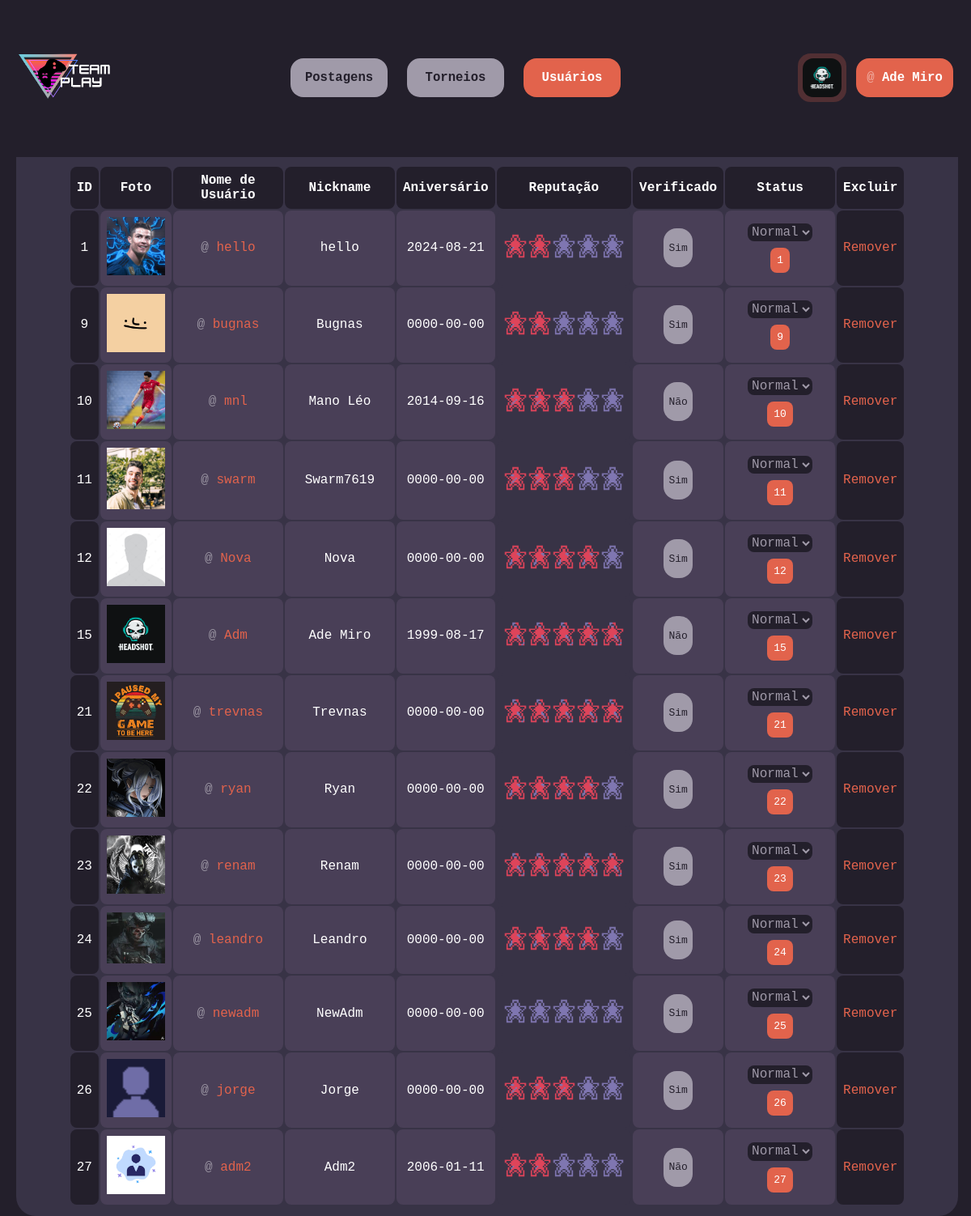
The page /public/html/adm/adm.php?users (signed in) on the database its author committed.
### tables this page shows
CREATE TABLE `users` (
  `id` int(11) NOT NULL,
  `username` varchar(255) NOT NULL,
  `nickname` varchar(255) NOT NULL,
  `email` varchar(255) NOT NULL,
  `password` varchar(255) NOT NULL,
  `token` varchar(11) NOT NULL,
  `level` int(3) NOT NULL,
  `verified` int(3) NOT NULL,
  `status` int(3) NOT NULL,
  `birthday` date NOT NULL,
  `picture` varchar(255) NOT NULL,
  `region` varchar(2) NOT NULL,
  `join_date` date NOT NULL,
  `socials` varchar(1000) NOT NULL,
  `favorite_game` int(3) NOT NULL,
  `games` varchar(1000) NOT NULL,
  `gameplay` varchar(255) NOT NULL,
  `description` varchar(255) NOT NULL,
  `reputation` varchar(50) NOT NULL
);

### public/html/adm/adm.php (the view, shortened to what this page needs)
<!DOCTYPE html>
<html lang="pt-br">
<head>
    <link rel="stylesheet" href="../../css/global.css">
    <link rel="stylesheet" href="../../css/styleTour.css">
    <link rel="stylesheet" href="../../css/styleADM.css">
    <?php
    include '../../../backend/classes/conn.php';
    $logged = false;
    if (isset($_SESSION['username'])) {
        $logged = true;
    }
    ?>
</head>
<body>
<div class="main">
<div class="content">
<div class="toolbar">
    <div class="logo">
        <a href="../index.php">
            <img src="../../assets/Logo_Full.png" style="width: 10vw;" alt="TeamPlay">
        </a>
    </div>
    <div class="pages">
        <a href="adm.php?posts">
        <button class="toolbutton  <?php if(isset($_GET['posts'])){ echo 'active'; }?>" id="pghome"><h1>Postagens</h1></button></a>
        <a href="adm.php?torneios">
        <button class="toolbutton  <?php if(isset($_GET['torneios'])){ echo 'active'; }?>" id="pgtrn"><h1>Torneios</h1></button></a>
        <a href="adm.php?users">
        <button class="toolbutton  <?php if(isset($_GET['users'])){ echo 'active'; }?>" id="pgfrn"><h1>Usuários</h1></button></a>
    </div>
    <div class="userarea">
        <?php if ($logged) { ?>
        <div class="pfpimg" style="background-color: var(--mag-a);">
        <img src="../<?php echo $_SESSION['pfp']; ?>" alt="User">
        </div>
        <?php } ?>
        <a href="../<?php echo $logged ? 'user.php' : 'login.php'?>">
    <button class="toolbutton active" id="pghome"><h1><?php echo '<span class="at">@ </span><span>'.$_SESSION["nickname"].'</span>'?></h1></button></a>
    </div>
</div>
<div class="page">
    <div class="con_adm">
        <h1>Painel de Controle
    <?php
        if(isset($_GET['users'])){
            ?> - Usuários</h1>
                <table class="tabela">
                <tr>
                    <th>ID</th>
                    <th>Foto</th>
                    <th>Nome de Usuário</th>
                    <th>Nickname</th>
                    <th>Aniversário</th>
                    <th>Reputação</th>
                    <th>Verificado</th>
                    <th>Status</th>
                    <th>Excluir</th>
                </tr>
                <?php
                $sql_users = "SELECT * FROM users";
                $res = $conn -> query($sql_users);
                for($i = 0; $i < $res ->num_rows; $i++){
                $linha = $res -> fetch_assoc();
                if($linha['verified']==0){
                    $verificado= "<button class='toolbutton mini'>Sim</button>";
                    $verifica=0;
                }
                else{
                    $verificado= "<button class='toolbutton mini'>Não</button>";
                    $verifica = 1;
                }
                $t1="value='1'";
                $t2="value='2'";
                $t3="value='3'";
                if ($linha['picture'] == '' || $linha['picture'] == '-' || $linha['picture'] == ' ' || $linha['picture'] == '...' || $linha['picture'] == '../assets/profile_pics/') {
                    $pfp = '../assets/user.png';
                } else {
                    $pfp = $linha['picture'];
                }
                if ($linha['reputation'] == '') {
                    $linha['reputation'] = 0;
                }
                if($linha['status']==1){
                    $t1="value='1' selected";
                }
                echo "<tr class='center'><td style='background-color: var(--black);' class='center' style='width: 4vw'>".$linha['id']."</td>";
                echo "<td><img src='../".$pfp."' style='width: 6vw; height: auto' padding='0px' height='120px'></td>";
                echo "<td class='center' style='width: 10vw'><a href='../user.php?uid=".$linha['id']."'><span class='at'>@ </span>".$linha['username']."</a></td>";
                echo "<td class='center' style='width: 10vw'>".$linha['nickname']."</td>";
                echo "<td>".$linha['birthday']."</td>";
                echo "<td style='background-color: var(--shade1)'><img title=".$linha['reputation']." style='height: 4vh;' src='../../assets/icons/rating_".round($linha['reputation'], 0, PHP_ROUND_HALF_DOWN).".png' alt='Estrelas'></td>";
                echo "<td class='center'><a href='adm.php?id=".$linha['id']."&verifica=".$verifica."'>".$verificado."</a></td>";
                echo "
                <td class='center' style='width: 10vw'>
                <form type='post'><select id='menu1' name='type' value='3' required='true' class='sel'>
                <option ".$t1."><strong>Normal</strong></option>
                <option ".$t2."><strong>Mutado</strong></option>
                <option ".$t3."><strong>Banido</strong></option>
                </select><br><input class='toolbutton mini active' type='submit' name='id' value='".$linha['id']."'></form></td>";
                echo "<td style='background-color: var(--black)'><a href='delete_user.php?id=".$linha['id']."'>Remover</a></td>";
                }
                ?>
                </table>
            </div>
            <?php
        }
    ?>
</body>
</html>

### public/css/global.css (style rules this page uses)
* { font-family: monospace; }
:root { --will: white; --mag: #e04358; --light: #7f76b1; --shade1: #4a3679; --shade2: #574588; --black: #2d2346; --void: #1c1431; --error: #ff1900; --mag-a: #c51c6b75; --shade-a: #443a7f71; --shade2-a: #5745888e; --black-a: #1c1636a4; height: 97%; scroll-behavior: smooth; }

### public/css/styleTour.css (style rules this page uses)
body { background-color: var(--black); font-family: monospace; color: var(--will); overflow-x: hidden; height: 100%; align-items: center; left: 1%; }
.main { width: 100%; height: 100%; display: inline-flex; background-color: var(--black); top: 0%; position: absolute; font-size: large; }
.content { width: 100%; }
.logo { background: none; border: none; }
.logo img { transition: .5s; }
.toolbutton { transition: .5s; height: 6vh; width: 10vw; border: none; border-radius: 2vh; font-size: .6rem; color: var(--black); display: inline-flex; background-color: var(--light); align-items: center; justify-content: center; }
.toolbutton.active { font-size: .6rem; background-color: var(--mag); color: var(--will); }
.toolbar { padding-inline: 2%; display: flex; justify-content: space-between; align-items: center; width: 96.5%; height: 13%; top: -0.1%; left: -1%; position: absolute; background-color: var(--black); z-index: 2; }
.pages { display: flex; gap: 2vw; }
.pfpimg { width: 5vw; height: 5vw; display: flex; align-items: center; justify-content: center; background-color: var(--shade2); border-radius: 1.2rem; margin-right: 1vw; }
.pfpimg img { width: 80%; border-radius: 1rem; }
.userarea { max-width: 25%; display: flex; justify-content: center; align-items: center; }
.at { color: rgba(255, 255, 255, 0.436); }
.page { color: var(--will); display: flex; justify-content: normal; width: 91%; height: fit-content; background-color: var(--black); color: var(--light); font-family: monospace; top: 12vh; left: 6vw; position: absolute; padding: 1%; }
a { text-decoration: none; color: var(--mag); }

### public/css/styleADM.css (style rules this page uses)
* { --will: white; --mag: #e2634c; --light: #a09aa9; --shade1: #383346; --shade2: #493f57; --black: #231f2b; --void: #07060c; --mag-a: #e2624c3d; }
body { background-color: var(--black); font-family: monospace; color: var(--will); overflow-x: hidden; height: 100%; align-items: center; left: 1%; }
.main { width: 100%; height: 100%; display: inline-flex; background-color: var(--black); top: 0%; position: absolute; }
.content { width: 100%; }
.logo { background: none; border: none; }
.logo img { transition: .5s; }
.toolbutton { transition: .5s; height: 6vh; width: 10vw; border: none; border-radius: 2vh; font-size: .6rem; color: var(--black); display: inline-flex; background-color: var(--light); align-items: center; justify-content: center; }
.toolbutton.active { font-size: .6rem; background-color: var(--mag); color: var(--will); }
.toolbar { padding-inline: 2%; display: flex; justify-content: space-between; align-items: center; width: 96.5%; height: 13%; top: -0.1%; left: -1%; position: absolute; background-color: var(--black); z-index: 2; }
.pages { display: flex; gap: 2vw; }
.pfpimg { width: 5vw; height: 5vw; display: flex; align-items: center; justify-content: center; background-color: var(--shade2); border-radius: 1.2rem; margin-right: 1vw; }
.pfpimg img { width: 80%; border-radius: 1rem; }
.userarea { max-width: 25%; display: flex; justify-content: center; align-items: center; }
.at { color: rgba(255, 255, 255, 0.436); }
.page { color: var(--will); display: flex; justify-content: space-evenly; width: 95vw; height: fit-content; background-color: var(--black); color: var(--light); font-family: monospace; top: 14vh; left: 1vw; position: absolute; padding: 1%; }
.page { display: flex; gap: 2vw; background-color: var(--shade1); border-radius: 2vw; overflow: auto; height: fit-content; }
.con_adm h1 { color: var(--will); }
th { background-color: var(--black); border-radius: 1vh; padding: 1vh; color: var(--will); }
td { background-color: var(--shade2); border-radius: 1vh; padding: 1vh; color: var(--will); overflow: hidden; }
.center { text-align: center; }
.tabela { width: fit-content; }
.toolbutton.mini { width: fit-content; font-size: medium; }
.toolbutton.mini.active { background-color: var(--mag); height: auto; border-radius: 1vh; padding: 1vh; margin-top: 1vh; }
.sel { height: auto; background-color: var(--black); font-size: large; color: var(--light); border-radius: 2vw; border: none; padding: 1%; border-radius: 1vh; }

### rows shown on the page
users: id "1", picture (picture), username "hello", nickname "hello", birthday "2024-08-21", verified "Sim"
users: id "9", picture (picture), username "bugnas", nickname "Bugnas", birthday "0000-00-00", verified "Sim"
users: id "10", picture (picture), username "mnl", nickname "Mano Léo", birthday "2014-09-16", verified "Não"
users: id "11", picture (picture), username "swarm", nickname "Swarm7619", birthday "0000-00-00", verified "Sim"
users: id "12", picture (picture), username "Nova", nickname "Nova", birthday "0000-00-00", verified "Sim"
users: id "15", picture (picture), username "Adm", nickname "Ade Miro", birthday "1999-08-17", verified "Não"
users: id "21", picture (picture), username "trevnas", nickname "Trevnas", birthday "0000-00-00", verified "Sim"
users: id "22", picture (picture), username "ryan", nickname "Ryan", birthday "0000-00-00", verified "Sim"
users: id "23", picture (picture), username "renam", nickname "Renam", birthday "0000-00-00", verified "Sim"
users: id "24", picture (picture), username "leandro", nickname "Leandro", birthday "0000-00-00", verified "Sim"
users: id "25", picture (picture), username "newadm", nickname "NewAdm", birthday "0000-00-00", shows a picture, verified "Sim"
users: id "26", picture (placeholder picture), username "jorge", nickname "Jorge", birthday "0000-00-00", verified "Sim"
users: id "27", picture (picture), username "adm2", nickname "Adm2", birthday "2006-01-11", verified "Não"

### other values the page prints
$_SESSION["nickname"] "Ade Miro"
